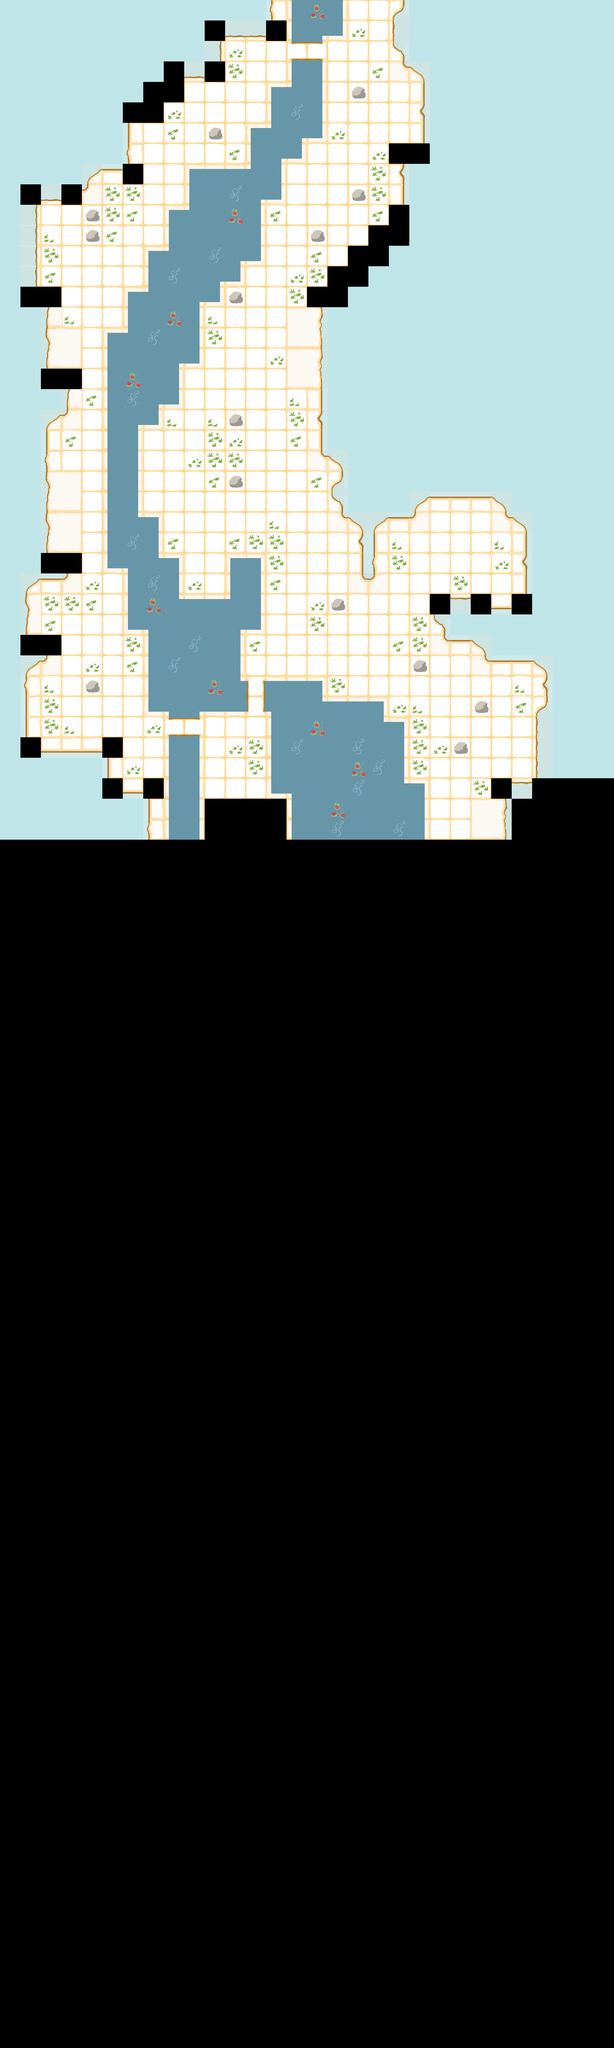

Tiled map render using the project's own tile images. Description and the map definition, with tile-layer contents summarised, below:
An orthogonal 30x100 tile map with 80x80 px tiles, 1 tile layer (Kachelebene 1), 2 tilesets and 9 objects.

<map version="1.0" orientation="orthogonal" width="30" height="100" tilewidth="80" tileheight="80">
 <tileset firstgid="1" name="tilesetDUMMY2-2" tilewidth="80" tileheight="80">
  <image source="tilesetDUMMY2.png" width="960" height="960" />
 </tileset>
 <tileset firstgid="145" name="monster01" tilewidth="86" tileheight="104">
  <image source="monster01.png" width="86" height="104" />
 </tileset>
 <layer name="Kachelebene 1" width="30" height="100">
  <data>[3000 cells, 1170 non-empty, 50 distinct tile ids]</data>
 </layer>
 <objectgroup name="P0" width="30" height="100">
  <object gid="145" x="1755" y="2158" />
  <object gid="145" x="1758" y="2642" />
  <object gid="145" x="798" y="2241" />
  <object gid="145" x="640" y="1921" />
  <object gid="145" x="1118" y="959" />
  <object gid="145" x="238" y="1840" />
  <object gid="145" x="245" y="2801" />
 </objectgroup>
 <objectgroup name="P1" width="30" height="100">
  <object gid="145" x="719" y="646" />
  <object gid="145" x="1117" y="960" />
 </objectgroup>
</map>